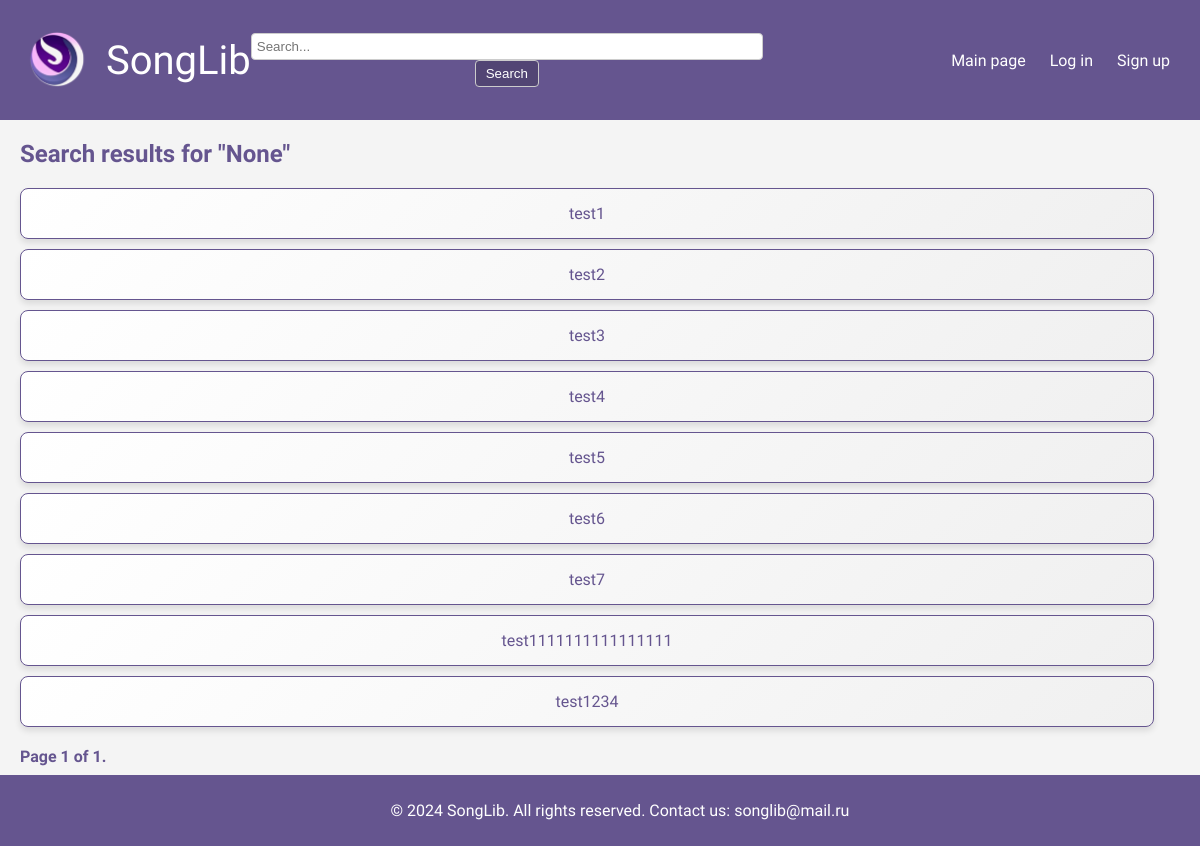
/search/, run on an earlier commit of the app's database.
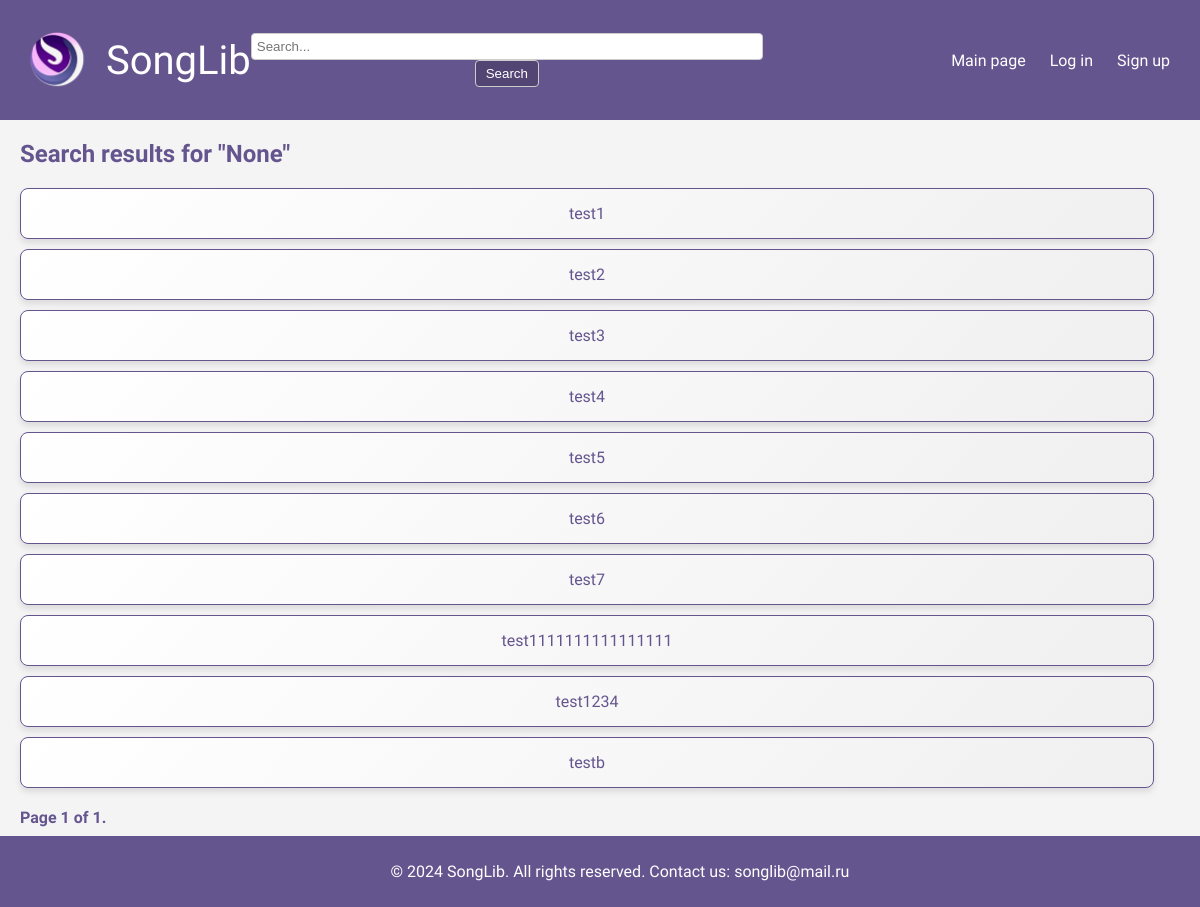
And on a later commit of the database.
### main/models.py (models this page shows, shortened)
class UploadedFile(models.Model):
    file = models.FileField(upload_to='uploads/', validators=[validate_pdf_file])  # Добавляем валидатор
    title = models.CharField(max_length=255)
    uploaded_at = models.DateTimeField(auto_now_add=True)
    user = models.ForeignKey(User, on_delete=models.CASCADE, null=True, blank=True)

### main/views.py (the view)
# urls.py: path('search/', views.search, name='search'),  # Страница поиска
def search(request):
    query = request.GET.get('q')  # Получаем запрос из GET-параметра
    if query:
        files = UploadedFile.objects.filter(title__icontains=query)  # Фильтруем файлы по заголовку
    else:
        files = UploadedFile.objects.all()  # Получаем все файлы
    paginator = Paginator(files, 10)  # Показываем 10 файлов на странице
    page_number = request.GET.get('page')  # Получаем номер текущей страницы
    page_obj = paginator.get_page(page_number)  # Получаем объект страницы
    return render(request, 'search.html', {'page_obj': page_obj, 'query': query})  # Рендерим шаблон с данными

### main/templates/search.html (shortened to what this page needs)
{% extends 'base.html' %}
{% block content %}
<h1 class="page-title">Search results for "{{ query }}"</h1>
<div class="file-list">
    {% for file in page_obj %}
    <div class="file-item">
        <a href="{% url 'file_detail' file.id %}" class="full-width-button">{{ file.title }}</a>
    </div>
    {% endfor %}
</div>
<div class="pagination">
    <span class="step-links">
        <span class="current">
            Page {{ page_obj.number }} of {{ page_obj.paginator.num_pages }}.
        </span>
    </span>
</div>
{% endblock %}

What changed in the data, as far as the page shows it:
added UploadedFile: title "testb"
